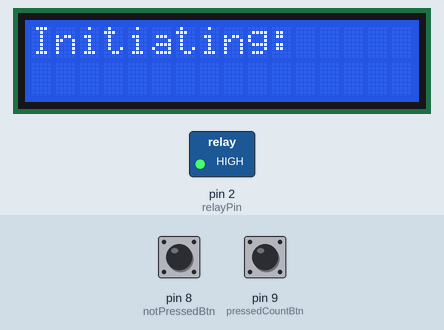
This sketch was run on a simulated Arduino Uno, built with avr-gcc and run on an emulated ATmega328P. On the bench: 16×2 character LCD, switched loads named in the sketch (green lamp = pin HIGH). Inputs (shaded band) come from the test bench; at power-on: pin 8 (notPressedBtn) LOW, pin 9 (pressedCountBtn) LOW. What the sketch prints to the serial monitor is not drawn.

Above: at 0.1 s.
At 0.7 s:
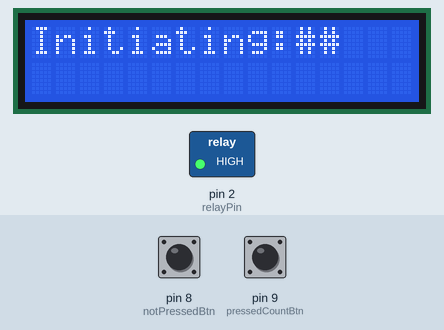
At 1.6 s:
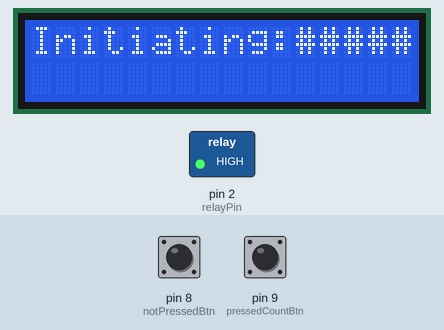
At 2.6 s:
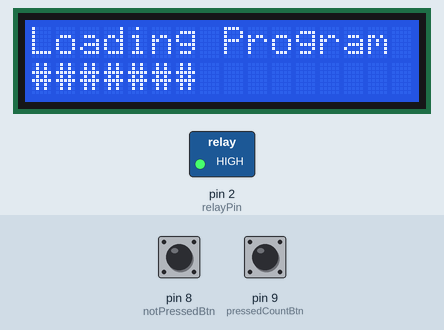
At 3.6 s:
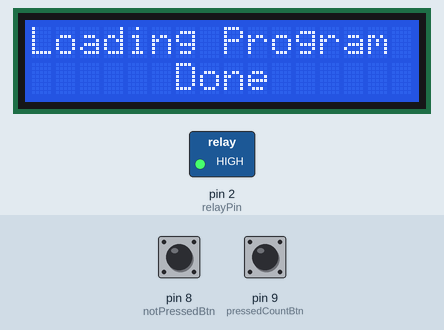
At 4.6 s:
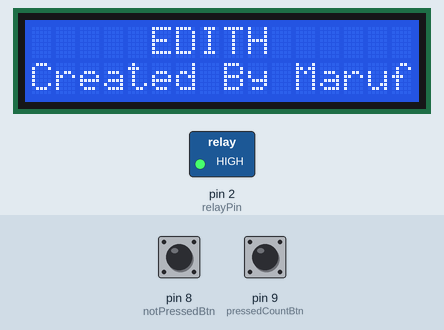

Measured:
- what the display in image 4 shows lasts 1.0 s, from 3.6 s to 4.6 s

The sketch:

PowerLome_Shaft_Switch_Counter.ino
```cpp
// include library
#include <LiquidCrystal_I2C.h>

LiquidCrystal_I2C lcd(0x27,16,2);  // set the LCD address for a 16 chars and 2 line display

//Global Veriables (Fixed Value)
const int notPressedBtn = 8;
const int pressedCountBtn = 9;
const int counterSwitchPower = 10;
const int relayPin = 2;

//Global Veriables (Changable)
int counter = 0;                              // value will constantly change
int targetValue = 10;
int relayS = 0;
int relyState[] = {0,0,0,1,1,1,1,0,1,0};

bool switchState = false;
// ======================================= Setup Function ================================
void setup() {
  // initialize the Counter Button's pin as an Input
  pinMode(notPressedBtn, INPUT);
  pinMode(pressedCountBtn, INPUT);
  pinMode(counterSwitchPower, OUTPUT);        // asign it as output to push power through the switch
  pinMode(relayPin, OUTPUT);

  // turn off the relay
  digitalWrite(relayPin, HIGH);
  // Turn The light's off to save power
  digitalWrite(13, LOW);

  // for display
  lcd.init();
  lcd.clear();
  lcd.backlight();                                // Make sure backlight is on


  digitalWrite(counterSwitchPower, LOW);


  // to test only
  Serial.begin(9600);

  // startup
  lcd.clear();
  lcd.setCursor(0,0);
  lcd.print("Initiating:");
  delay(300);
  lcd.setCursor(11,0);
  lcd.print("#");
  delay(300);
  lcd.setCursor(12,0);
  lcd.print("#");
  delay(300);
  lcd.setCursor(13,0);
  lcd.print("#");
  delay(300);
  lcd.setCursor(14,0);
  lcd.print("#");
  delay(300);
  lcd.setCursor(15,0);
  lcd.print("#");
  delay(300);

  lcd.clear();
  lcd.setCursor(0,0);
  lcd.print("Loading Program");

  for(int i = 0; i <= 15; i++){
    lcd.setCursor(i,1);
    lcd.print("#");
    delay(100);
  }

  for(int i =0; i<=15; i++){
    lcd.setCursor(i,1);
    lcd.print(" ");
  }

  lcd.setCursor(6,1);
  lcd.print("Done");
  delay(1000);

  lcd.clear();
  lcd.setCursor(5,0);
  lcd.print("EDITH");
  lcd.setCursor(0,1);
  lcd.print("Created By Maruf");

}

// ======================================= Counter Function ==============================
void SwitchingCount(){
  int pushedState = digitalRead(pressedCountBtn);
  int releasedState = digitalRead(notPressedBtn);
  if(pushedState == HIGH &&  releasedState == LOW){
    if(switchState == true){
      counter += 1;
      switchState = false;

      lcd.clear();
      lcd.setCursor(0,0);
      lcd.print("Counter: ");
      lcd.setCursor(9,0);
      lcd.print(counter);
      // view target
      lcd.setCursor(0,1);
      lcd.print("Target: ");
      lcd.setCursor(9,1);
      lcd.print(targetValue);
    }
  }
  if(releasedState == HIGH && pushedState == LOW){
    switchState = true;
    digitalWrite(relayPin, HIGH);
  }
}
// ======================================= Main Loop =====================================
void loop() {
  SwitchingCount();
  Serial.println(counter);

  if(counter < targetValue){
    if(relyState[counter] == 1){
      if(relayS == 0){
        digitalWrite(relayPin, LOW);
        delay(50);                        // Relay On Time
        relayS = 1;
      }


    }
    else{
      digitalWrite(relayPin, HIGH);
      relayS = 0;
    }
  }
  else{
    digitalWrite(relayPin, HIGH);
    relayS = 0;
  }

  if(counter == 0){
    digitalWrite(relayPin, HIGH);
    relayS = 0;
  }

  // Create a loop of Counter wien it reaches the main Target
  if(counter == targetValue){
    counter = 0;
  }


}
```
